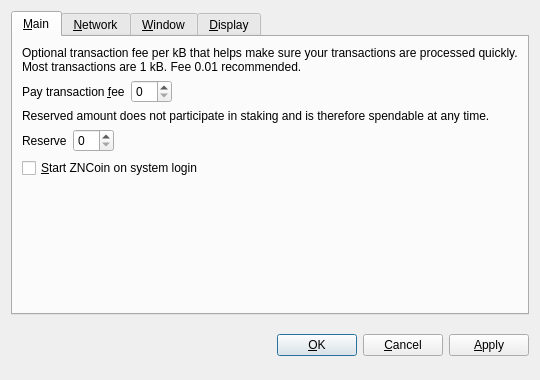
<?xml version="1.0" encoding="UTF-8"?>
<ui version="4.0">
 <class>OptionsDialog</class>
 <widget class="QDialog" name="OptionsDialog">
  <property name="geometry">
   <rect>
    <x>0</x>
    <y>0</y>
    <width>540</width>
    <height>380</height>
   </rect>
  </property>
  <property name="windowTitle">
   <string>Options</string>
  </property>
  <property name="modal">
   <bool>true</bool>
  </property>
  <layout class="QVBoxLayout" name="verticalLayout">
   <item>
    <widget class="QTabWidget" name="tabWidget">
     <property name="tabPosition">
      <enum>QTabWidget::North</enum>
     </property>
     <property name="currentIndex">
      <number>0</number>
     </property>
     <widget class="QWidget" name="tabMain">
      <attribute name="title">
       <string>&amp;Main</string>
      </attribute>
      <layout class="QVBoxLayout" name="verticalLayout_Main">
       <item>
        <widget class="QLabel" name="transactionFeeInfoLabel">
         <property name="text">
          <string>Optional transaction fee per kB that helps make sure your transactions are processed quickly. Most transactions are 1 kB. Fee 0.01 recommended.</string>
         </property>
         <property name="textFormat">
          <enum>Qt::PlainText</enum>
         </property>
         <property name="wordWrap">
          <bool>true</bool>
         </property>
        </widget>
       </item>
       <item>
        <layout class="QHBoxLayout" name="horizontalLayoutFee">
         <item>
          <widget class="QLabel" name="transactionFeeLabel">
           <property name="text">
            <string>Pay transaction &amp;fee</string>
           </property>
           <property name="textFormat">
            <enum>Qt::PlainText</enum>
           </property>
           <property name="buddy">
            <cstring>transactionFee</cstring>
           </property>
          </widget>
         </item>
         <item>
          <widget class="BitcoinAmountField" name="transactionFee"/>
         </item>
         <item>
          <spacer name="horizontalSpacerFee">
           <property name="orientation">
            <enum>Qt::Horizontal</enum>
           </property>
           <property name="sizeHint" stdset="0">
            <size>
             <width>40</width>
             <height>20</height>
            </size>
           </property>
          </spacer>
         </item>
        </layout>
       </item>
       <item>
        <widget class="QLabel" name="reserveBalanceInfoLabel">
         <property name="text">
          <string>Reserved amount does not participate in staking and is therefore spendable at any time.</string>
         </property>
         <property name="textFormat">
          <enum>Qt::PlainText</enum>
         </property>
         <property name="wordWrap">
          <bool>true</bool>
         </property>
        </widget>
       </item>
       <item>
        <layout class="QHBoxLayout" name="horizontalLayoutReserveBalance">
         <item>
          <widget class="QLabel" name="reserveBalanceLabel">
           <property name="text">
            <string>Reserve</string>
           </property>
           <property name="textFormat">
            <enum>Qt::PlainText</enum>
           </property>
           <property name="buddy">
            <cstring>reserveBalance</cstring>
           </property>
          </widget>
         </item>
         <item>
          <widget class="BitcoinAmountField" name="reserveBalance"/>
         </item>
         <item>
          <spacer name="horizontalSpacerReserveBalance">
           <property name="orientation">
            <enum>Qt::Horizontal</enum>
           </property>
           <property name="sizeHint" stdset="0">
            <size>
             <width>40</width>
             <height>20</height>
            </size>
           </property>
          </spacer>
         </item>
        </layout>
       </item>
       <item>
        <widget class="QCheckBox" name="bitcoinAtStartup">
         <property name="toolTip">
          <string>Automatically start ZNCoin after logging in to the system.</string>
         </property>
         <property name="text">
          <string>&amp;Start ZNCoin on system login</string>
         </property>
        </widget>
       </item>
       <item>
        <spacer name="verticalSpacer_Main">
         <property name="orientation">
          <enum>Qt::Vertical</enum>
         </property>
         <property name="sizeHint" stdset="0">
          <size>
           <width>20</width>
           <height>40</height>
          </size>
         </property>
        </spacer>
       </item>
      </layout>
     </widget>
     <widget class="QWidget" name="tabNetwork">
      <attribute name="title">
       <string>&amp;Network</string>
      </attribute>
      <layout class="QVBoxLayout" name="verticalLayout_Network">
       <item>
        <widget class="QCheckBox" name="mapPortUpnp">
         <property name="toolTip">
          <string>Automatically open the ZNCoin client port on the router. This only works when your router supports UPnP and it is enabled.</string>
         </property>
         <property name="text">
          <string>Map port using &amp;UPnP</string>
         </property>
        </widget>
       </item>
       <item>
        <widget class="QCheckBox" name="connectSocks">
         <property name="toolTip">
          <string>Connect to the ZNCoin network through a SOCKS proxy (e.g. when connecting through Tor).</string>
         </property>
         <property name="text">
          <string>&amp;Connect through SOCKS proxy:</string>
         </property>
        </widget>
       </item>
       <item>
        <layout class="QHBoxLayout" name="horizontalLayout_Network">
         <item>
          <widget class="QLabel" name="proxyIpLabel">
           <property name="text">
            <string>Proxy &amp;IP:</string>
           </property>
           <property name="textFormat">
            <enum>Qt::PlainText</enum>
           </property>
           <property name="buddy">
            <cstring>proxyIp</cstring>
           </property>
          </widget>
         </item>
         <item>
          <widget class="QValidatedLineEdit" name="proxyIp">
           <property name="maximumSize">
            <size>
             <width>140</width>
             <height>16777215</height>
            </size>
           </property>
           <property name="toolTip">
            <string>IP address of the proxy (e.g. 127.0.0.1)</string>
           </property>
          </widget>
         </item>
         <item>
          <widget class="QLabel" name="proxyPortLabel">
           <property name="text">
            <string>&amp;Port:</string>
           </property>
           <property name="textFormat">
            <enum>Qt::PlainText</enum>
           </property>
           <property name="buddy">
            <cstring>proxyPort</cstring>
           </property>
          </widget>
         </item>
         <item>
          <widget class="QLineEdit" name="proxyPort">
           <property name="maximumSize">
            <size>
             <width>55</width>
             <height>16777215</height>
            </size>
           </property>
           <property name="toolTip">
            <string>Port of the proxy (e.g. 9050)</string>
           </property>
          </widget>
         </item>
         <item>
          <widget class="QLabel" name="socksVersionLabel">
           <property name="text">
            <string>SOCKS &amp;Version:</string>
           </property>
           <property name="textFormat">
            <enum>Qt::PlainText</enum>
           </property>
           <property name="buddy">
            <cstring>socksVersion</cstring>
           </property>
          </widget>
         </item>
         <item>
          <widget class="QValueComboBox" name="socksVersion">
           <property name="toolTip">
            <string>SOCKS version of the proxy (e.g. 5)</string>
           </property>
          </widget>
         </item>
         <item>
          <spacer name="horizontalSpacer_Network">
           <property name="orientation">
            <enum>Qt::Horizontal</enum>
           </property>
           <property name="sizeHint" stdset="0">
            <size>
             <width>40</width>
             <height>20</height>
            </size>
           </property>
          </spacer>
         </item>
        </layout>
       </item>
       <item>
        <spacer name="verticalSpacer_Network">
         <property name="orientation">
          <enum>Qt::Vertical</enum>
         </property>
         <property name="sizeHint" stdset="0">
          <size>
           <width>20</width>
           <height>40</height>
          </size>
         </property>
        </spacer>
       </item>
      </layout>
     </widget>
     <widget class="QWidget" name="tabWindow">
      <attribute name="title">
       <string>&amp;Window</string>
      </attribute>
      <layout class="QVBoxLayout" name="verticalLayout_Window">
       <item>
        <widget class="QCheckBox" name="minimizeToTray">
         <property name="toolTip">
          <string>Show only a tray icon after minimizing the window.</string>
         </property>
         <property name="text">
          <string>&amp;Minimize to the tray instead of the taskbar</string>
         </property>
        </widget>
       </item>
       <item>
        <widget class="QCheckBox" name="minimizeOnClose">
         <property name="toolTip">
          <string>Minimize instead of exit the application when the window is closed. When this option is enabled, the application will be closed only after selecting Quit in the menu.</string>
         </property>
         <property name="text">
          <string>M&amp;inimize on close</string>
         </property>
        </widget>
       </item>
       <item>
        <spacer name="verticalSpacer_Window">
         <property name="orientation">
          <enum>Qt::Vertical</enum>
         </property>
         <property name="sizeHint" stdset="0">
          <size>
           <width>20</width>
           <height>40</height>
          </size>
         </property>
        </spacer>
       </item>
      </layout>
     </widget>
     <widget class="QWidget" name="tabDisplay">
      <attribute name="title">
       <string>&amp;Display</string>
      </attribute>
      <layout class="QVBoxLayout" name="verticalLayout_Display">
       <item>
        <layout class="QHBoxLayout" name="horizontalLayout_1_Display">
         <item>
          <widget class="QLabel" name="langLabel">
           <property name="text">
            <string>User Interface &amp;language:</string>
           </property>
           <property name="textFormat">
            <enum>Qt::PlainText</enum>
           </property>
           <property name="buddy">
            <cstring>lang</cstring>
           </property>
          </widget>
         </item>
         <item>
          <widget class="QValueComboBox" name="lang">
           <property name="toolTip">
            <string>The user interface language can be set here. This setting will take effect after restarting ZNCoin.</string>
           </property>
          </widget>
         </item>
        </layout>
       </item>
       <item>
        <layout class="QHBoxLayout" name="horizontalLayout_2_Display">
         <item>
          <widget class="QLabel" name="unitLabel">
           <property name="text">
            <string>&amp;Unit to show amounts in:</string>
           </property>
           <property name="textFormat">
            <enum>Qt::PlainText</enum>
           </property>
           <property name="buddy">
            <cstring>unit</cstring>
           </property>
          </widget>
         </item>
         <item>
          <widget class="QValueComboBox" name="unit">
           <property name="toolTip">
            <string>Choose the default subdivision unit to show in the interface and when sending coins.</string>
           </property>
          </widget>
         </item>
        </layout>
       </item>
       <item>
        <widget class="QCheckBox" name="displayAddresses">
         <property name="toolTip">
          <string>Whether to show ZNCoin addresses in the transaction list or not.</string>
         </property>
         <property name="text">
          <string>&amp;Display addresses in transaction list</string>
         </property>
        </widget>
       </item>
       <item>
        <widget class="QCheckBox" name="coinControlFeatures">
         <property name="toolTip">
          <string>Whether to show coin control features or not.</string>
         </property>
         <property name="text">
          <string>Display coin &amp;control features (experts only!)</string>
         </property>
        </widget>
       </item>
       <item>
        <spacer name="verticalSpacer_Display">
         <property name="orientation">
          <enum>Qt::Vertical</enum>
         </property>
         <property name="sizeHint" stdset="0">
          <size>
           <width>20</width>
           <height>40</height>
          </size>
         </property>
        </spacer>
       </item>
      </layout>
     </widget>
    </widget>
   </item>
   <item>
    <layout class="QHBoxLayout" name="horizontalLayout_Buttons">
     <item>
      <spacer name="horizontalSpacer_1">
       <property name="orientation">
        <enum>Qt::Horizontal</enum>
       </property>
       <property name="sizeHint" stdset="0">
        <size>
         <width>40</width>
         <height>48</height>
        </size>
       </property>
      </spacer>
     </item>
     <item>
      <widget class="QLabel" name="statusLabel">
       <property name="font">
        <font>
         <weight>75</weight>
         <bold>true</bold>
        </font>
       </property>
       <property name="text">
        <string/>
       </property>
       <property name="textFormat">
        <enum>Qt::PlainText</enum>
       </property>
       <property name="wordWrap">
        <bool>true</bool>
       </property>
      </widget>
     </item>
     <item>
      <spacer name="horizontalSpacer_2">
       <property name="orientation">
        <enum>Qt::Horizontal</enum>
       </property>
       <property name="sizeHint" stdset="0">
        <size>
         <width>40</width>
         <height>48</height>
        </size>
       </property>
      </spacer>
     </item>
     <item>
      <widget class="QPushButton" name="okButton">
       <property name="text">
        <string>&amp;OK</string>
       </property>
      </widget>
     </item>
     <item>
      <widget class="QPushButton" name="cancelButton">
       <property name="text">
        <string>&amp;Cancel</string>
       </property>
       <property name="autoDefault">
        <bool>false</bool>
       </property>
      </widget>
     </item>
     <item>
      <widget class="QPushButton" name="applyButton">
       <property name="text">
        <string>&amp;Apply</string>
       </property>
       <property name="autoDefault">
        <bool>false</bool>
       </property>
      </widget>
     </item>
    </layout>
   </item>
  </layout>
 </widget>
 <customwidgets>
  <customwidget>
   <class>BitcoinAmountField</class>
   <extends>QSpinBox</extends>
   <header>bitcoinamountfield.h</header>
  </customwidget>
  <customwidget>
   <class>QValueComboBox</class>
   <extends>QComboBox</extends>
   <header>qvaluecombobox.h</header>
  </customwidget>
  <customwidget>
   <class>QValidatedLineEdit</class>
   <extends>QLineEdit</extends>
   <header>qvalidatedlineedit.h</header>
  </customwidget>
 </customwidgets>
 <resources/>
 <connections/>
</ui>
